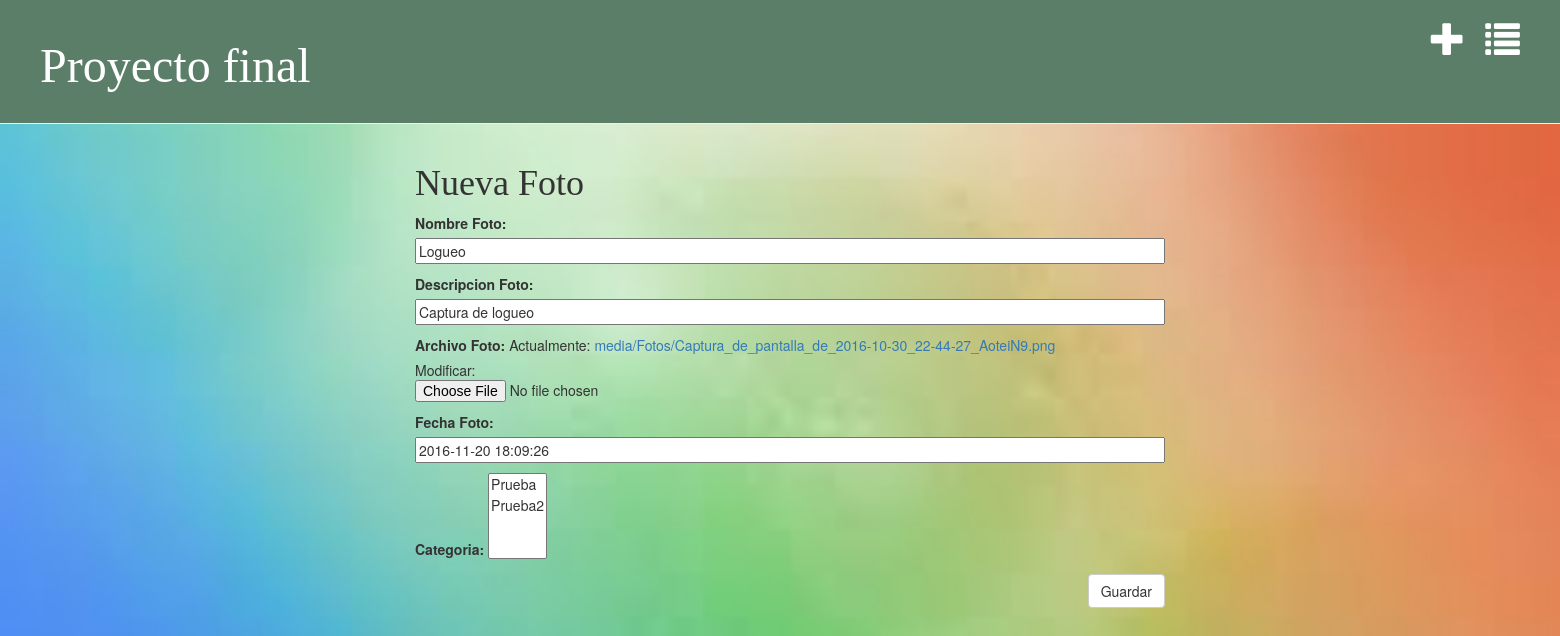
Before: /home/detalles/7/editar/ with the older database file.
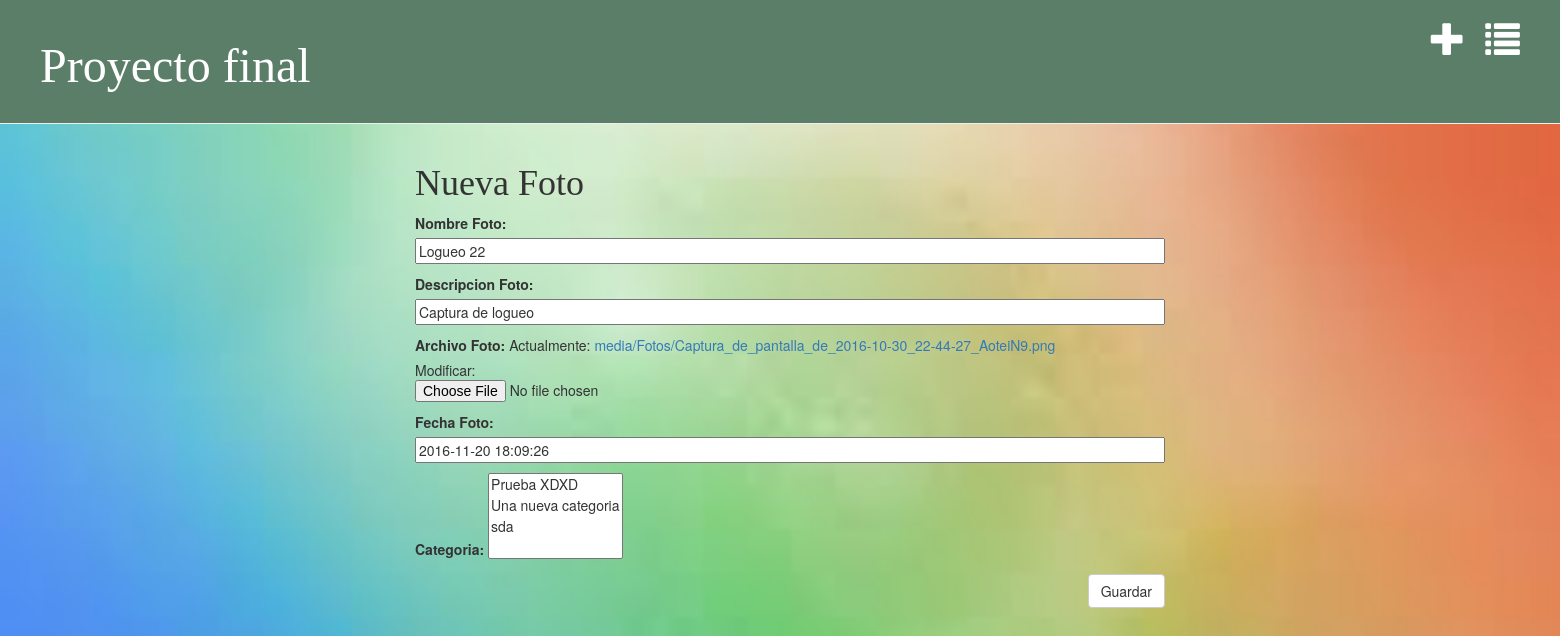
After: the same page with the newer database file.
### crudfinal/models.py (models this page shows, shortened)
class Foto(models.Model):
    Autor_Foto = models.ForeignKey('auth.User')
    Nombre_Foto = models.CharField(max_length=50,default='Sin nombre')
    Descripcion_Foto = models.CharField(max_length=200,blank=True)
    Fecha_Foto = models.DateTimeField(default=timezone.now)
    Archivo_Foto = models.ImageField(upload_to='media/Fotos/')
    categoria = models.ManyToManyField(Categoria,blank=True)

### crudfinal/views.py (the view)
# urls.py: url(r'^home/detalles/(?P<pk>[0-9]+)/editar/$', views.post_edit, name='post_edit'),
def post_edit(request, pk):
    instance = get_object_or_404(Foto, pk=pk)
    form = PostFoto(request.POST or None, request.FILES or None , instance = instance)
    if form.is_valid():
        instance = form.save(commit=False)
        instance.Autor_Foto = request.user
        instance.save()
        return redirect('crudfinal.views.post_detail', pk=instance.pk)
    return render(request, 'crudfinal/post_edit.html', {'form': form})

### crudfinal/forms.py
class PostFoto(forms.ModelForm):
    class Meta:
        model = Foto
        fields = ('Nombre_Foto','Descripcion_Foto','Archivo_Foto','Fecha_Foto','categoria')

### crudfinal/models.py (called while the page is built)
    def __str__(self):
        return self.Nombre_Categoria

### crudfinal/templates/crudfinal/post_edit.html
{% extends 'crudfinal/base.html' %}
{% block content %}
    <h1>Nueva Foto</h1>
    <form method="POST" class="post-form" action = '' enctype="multipart/form-data">{% csrf_token %}
        {{ form.as_p }}
        <button type="submit" class="save btn btn-default">Guardar</button>
    </form>
{% endblock %}

Changed rows visible on the page:
changed Foto "Captura de logueo": Nombre_Foto "Logueo" → "Logueo 22"
Other visible differences:
form field categoria: "Prueba / Prueba2" → "Prueba XDXD / Una nueva categoria / sda"
